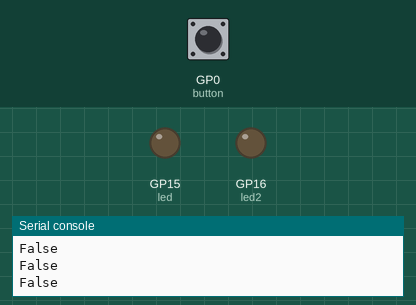
Simulated run of this program. Board: Raspberry Pi Pico running CircuitPython. Shown: output pins drawn as LEDs (lit = HIGH), the last lines printed to the serial console. Dashed ring = blinking. Inputs (shaded band) come from the test bench; at power-on: GP0 (button) LOW.

Above: at 1.2 s.
1.3 s: GP0 (button) pulled HIGH for 0.15 s
At 1.92 s:
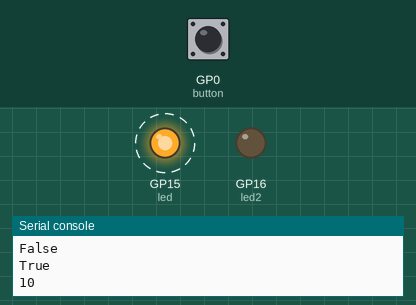
At 12.4 s:
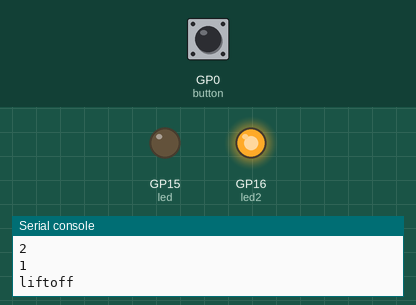
Timing chart, 0 to 13.0 s (numbered marks = the images above; inputs shaded):
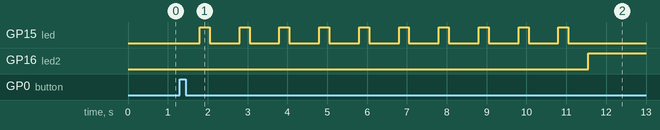

The program:

launchpad2.py
```python
# type: ignore
import board
import digitalio
import time

led = digitalio.DigitalInOut(board.GP15)
led2 = digitalio.DigitalInOut(board.GP16)
led.direction = digitalio.Direction.OUTPUT
led2.direction = digitalio.Direction.OUTPUT
button = digitalio.DigitalInOut(board.GP0)
button.direction = digitalio.Direction.INPUT
button.pull = digitalio.Pull.DOWN

while True:
  print(button.value)

  if(button.value == True):
    for x in range(10, 0, -1):
      time.sleep(.25)
      print (x)
      time.sleep(.25)
      led.value = True
      time.sleep(.25)
      led.value = False
      time.sleep(.25)
    time.sleep(.25)
    print("liftoff")
    while True:
      led2.value = True
```

Measured:
- after the input at 1.3 s, GP15 (led): alternates HIGH for 0.25 s and LOW for 0.75 s, 20 changes in all, then stays LOW, starting after 0.50 s; GP16 (led2): LOW → HIGH after 10.3 s
